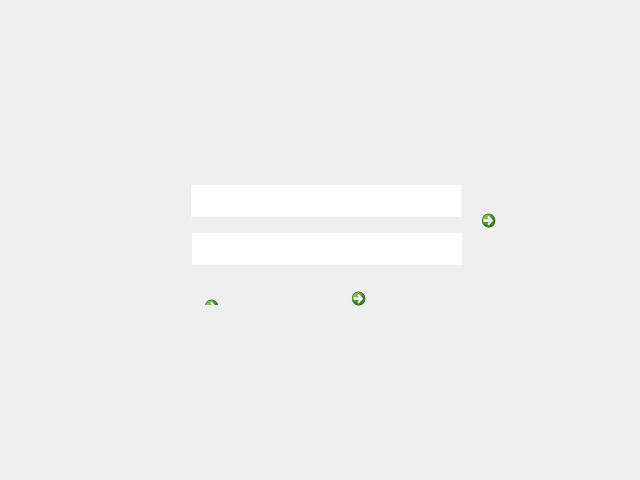
<?xml version="1.0" encoding="UTF-8"?>
<ui version="4.0">
 <class>MainWindow</class>
 <widget class="QMainWindow" name="MainWindow">
  <property name="geometry">
   <rect>
    <x>0</x>
    <y>0</y>
    <width>640</width>
    <height>480</height>
   </rect>
  </property>
  <property name="sizePolicy">
   <sizepolicy hsizetype="Fixed" vsizetype="Fixed">
    <horstretch>0</horstretch>
    <verstretch>0</verstretch>
   </sizepolicy>
  </property>
  <property name="maximumSize">
   <size>
    <width>640</width>
    <height>480</height>
   </size>
  </property>
  <property name="windowTitle">
   <string>Integrator</string>
  </property>
  <property name="windowIcon">
   <iconset>
    <normaloff>../Resources/system_icon.png</normaloff>../Resources/system_icon.png</iconset>
  </property>
  <widget class="QWidget" name="Widget_login">
   <widget class="QCommandLinkButton" name="botao_enviar">
    <property name="geometry">
     <rect>
      <x>474</x>
      <y>203</y>
      <width>46</width>
      <height>44</height>
     </rect>
    </property>
    <property name="text">
     <string/>
    </property>
    <property name="icon">
     <iconset>
      <normaloff>../Resources/botaoenviar - 42x42.png</normaloff>../Resources/botaoenviar - 42x42.png</iconset>
    </property>
    <property name="iconSize">
     <size>
      <width>42</width>
      <height>42</height>
     </size>
    </property>
   </widget>
   <widget class="QLineEdit" name="input_password">
    <property name="geometry">
     <rect>
      <x>192</x>
      <y>233</y>
      <width>270</width>
      <height>32</height>
     </rect>
    </property>
    <property name="font">
     <font>
      <family>Myriad Pro</family>
      <pointsize>14</pointsize>
     </font>
    </property>
    <property name="maxLength">
     <number>15</number>
    </property>
    <property name="frame">
     <bool>false</bool>
    </property>
    <property name="echoMode">
     <enum>QLineEdit::Password</enum>
    </property>
   </widget>
   <widget class="QLineEdit" name="input_user">
    <property name="geometry">
     <rect>
      <x>191</x>
      <y>185</y>
      <width>270</width>
      <height>32</height>
     </rect>
    </property>
    <property name="font">
     <font>
      <family>Myriad Pro</family>
      <pointsize>14</pointsize>
     </font>
    </property>
    <property name="maxLength">
     <number>15</number>
    </property>
    <property name="frame">
     <bool>false</bool>
    </property>
    <property name="echoMode">
     <enum>QLineEdit::Normal</enum>
    </property>
   </widget>
   <widget class="QCommandLinkButton" name="botao_esqueci">
    <property name="geometry">
     <rect>
      <x>197</x>
      <y>289</y>
      <width>120</width>
      <height>16</height>
     </rect>
    </property>
    <property name="text">
     <string/>
    </property>
    <property name="icon">
     <iconset>
      <normaloff>../Resources/botao_cadastro - 149x24.png</normaloff>../Resources/botao_cadastro - 149x24.png</iconset>
    </property>
    <property name="iconSize">
     <size>
      <width>149</width>
      <height>24</height>
     </size>
    </property>
   </widget>
   <widget class="QCommandLinkButton" name="botao_novouser">
    <property name="geometry">
     <rect>
      <x>344</x>
      <y>281</y>
      <width>148</width>
      <height>27</height>
     </rect>
    </property>
    <property name="text">
     <string/>
    </property>
    <property name="icon">
     <iconset>
      <normaloff>../Resources/botao_cadastro - 149x24.png</normaloff>../Resources/botao_cadastro - 149x24.png</iconset>
    </property>
    <property name="iconSize">
     <size>
      <width>149</width>
      <height>24</height>
     </size>
    </property>
   </widget>
   <widget class="QLabel" name="bg_login">
    <property name="geometry">
     <rect>
      <x>0</x>
      <y>0</y>
      <width>644</width>
      <height>483</height>
     </rect>
    </property>
    <property name="styleSheet">
     <string notr="true">background-image: url(:/tela_login/background_telalogin.png);</string>
    </property>
    <property name="text">
     <string/>
    </property>
   </widget>
   <zorder>bg_login</zorder>
   <zorder>input_user</zorder>
   <zorder>input_password</zorder>
   <zorder>botao_novouser</zorder>
   <zorder>botao_esqueci</zorder>
   <zorder>botao_enviar</zorder>
  </widget>
 </widget>
 <tabstops>
  <tabstop>input_user</tabstop>
  <tabstop>input_password</tabstop>
  <tabstop>botao_enviar</tabstop>
  <tabstop>botao_novouser</tabstop>
  <tabstop>botao_esqueci</tabstop>
 </tabstops>
 <resources>
  <include location="../Resources/tela_login.qrc"/>
 </resources>
 <connections/>
</ui>
